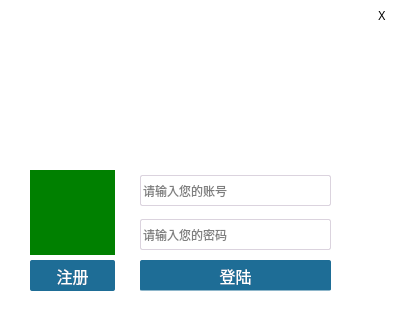
<?xml version="1.0" encoding="UTF-8"?>
<ui version="4.0">
 <class>Form</class>
 <widget class="QWidget" name="Form">
  <property name="geometry">
   <rect>
    <x>0</x>
    <y>0</y>
    <width>400</width>
    <height>314</height>
   </rect>
  </property>
  <property name="windowTitle">
   <string>Form</string>
  </property>
  <property name="styleSheet">
   <string notr="true">#Form{
  background:white;
}</string>
  </property>
  <widget class="QLabel" name="label">
   <property name="geometry">
    <rect>
     <x>0</x>
     <y>0</y>
     <width>400</width>
     <height>145</height>
    </rect>
   </property>
   <property name="text">
    <string/>
   </property>
   <property name="textInteractionFlags">
    <set>Qt::TextSelectableByMouse</set>
   </property>
  </widget>
  <widget class="QLabel" name="label_2">
   <property name="geometry">
    <rect>
     <x>337</x>
     <y>0</y>
     <width>30</width>
     <height>30</height>
    </rect>
   </property>
   <property name="font">
    <font>
     <family>微软雅黑</family>
    </font>
   </property>
   <property name="styleSheet">
    <string notr="true">QLabel{
   color:white;
}
QLabel:hover{
   background-color:rgb(255,255,255,50%);
}</string>
   </property>
   <property name="text">
    <string>一</string>
   </property>
   <property name="alignment">
    <set>Qt::AlignCenter</set>
   </property>
  </widget>
  <widget class="QLabel" name="label_3">
   <property name="geometry">
    <rect>
     <x>367</x>
     <y>0</y>
     <width>30</width>
     <height>30</height>
    </rect>
   </property>
   <property name="font">
    <font>
     <family>微软雅黑</family>
    </font>
   </property>
   <property name="styleSheet">
    <string notr="true">:hover{
   background-color:red;
}

</string>
   </property>
   <property name="text">
    <string>X</string>
   </property>
   <property name="alignment">
    <set>Qt::AlignCenter</set>
   </property>
  </widget>
  <widget class="QLabel" name="label_4">
   <property name="geometry">
    <rect>
     <x>30</x>
     <y>170</y>
     <width>85</width>
     <height>85</height>
    </rect>
   </property>
   <property name="styleSheet">
    <string notr="true">
background-color:green;</string>
   </property>
   <property name="text">
    <string/>
   </property>
  </widget>
  <widget class="QLineEdit" name="lineEdit">
   <property name="geometry">
    <rect>
     <x>140</x>
     <y>175</y>
     <width>191</width>
     <height>31</height>
    </rect>
   </property>
   <property name="font">
    <font>
     <family>微软雅黑</family>
    </font>
   </property>
   <property name="styleSheet">
    <string notr="true">QLineEdit{
  border:1px solid rgb(219, 211, 222);
  border-radius:2px;
}
QLineEdit:focus{
  border:1px solid rgb(78, 125, 255);
  border-radius:2px;
}</string>
   </property>
   <property name="text">
    <string/>
   </property>
   <property name="placeholderText">
    <string>请输入您的账号</string>
   </property>
  </widget>
  <widget class="QLineEdit" name="lineEdit_2">
   <property name="geometry">
    <rect>
     <x>140</x>
     <y>219</y>
     <width>191</width>
     <height>31</height>
    </rect>
   </property>
   <property name="font">
    <font>
     <family>微软雅黑</family>
    </font>
   </property>
   <property name="styleSheet">
    <string notr="true">QLineEdit{
  border:1px solid rgb(219, 211, 222);
  border-radius:2px;
}
QLineEdit:focus{
  border:1px solid rgb(78, 125, 255);
  border-radius:2px;
}</string>
   </property>
   <property name="text">
    <string/>
   </property>
   <property name="echoMode">
    <enum>QLineEdit::Password</enum>
   </property>
   <property name="placeholderText">
    <string>请输入您的密码</string>
   </property>
  </widget>
  <widget class="QLabel" name="label_5">
   <property name="geometry">
    <rect>
     <x>40</x>
     <y>270</y>
     <width>54</width>
     <height>20</height>
    </rect>
   </property>
   <property name="font">
    <font>
     <family>微软雅黑</family>
    </font>
   </property>
   <property name="cursor">
    <cursorShape>PointingHandCursor</cursorShape>
   </property>
   <property name="mouseTracking">
    <bool>true</bool>
   </property>
   <property name="text">
    <string>&lt;html&gt;&lt;head/&gt;&lt;body&gt;&lt;p&gt;&lt;a href=&quot;https://www.baidu.com/&quot;&gt;&lt;span style=&quot; text-decoration: underline; color:#0000ff;&quot;&gt;注册账号&lt;/span&gt;&lt;/a&gt;&lt;/p&gt;&lt;/body&gt;&lt;/html&gt;</string>
   </property>
   <property name="textFormat">
    <enum>Qt::AutoText</enum>
   </property>
   <property name="alignment">
    <set>Qt::AlignCenter</set>
   </property>
   <property name="openExternalLinks">
    <bool>true</bool>
   </property>
   <property name="textInteractionFlags">
    <set>Qt::NoTextInteraction</set>
   </property>
  </widget>
  <widget class="QPushButton" name="pushButton">
   <property name="geometry">
    <rect>
     <x>140</x>
     <y>260</y>
     <width>191</width>
     <height>31</height>
    </rect>
   </property>
   <property name="font">
    <font>
     <family>微软雅黑</family>
     <pointsize>12</pointsize>
    </font>
   </property>
   <property name="cursor">
    <cursorShape>PointingHandCursor</cursorShape>
   </property>
   <property name="styleSheet">
    <string notr="true">QPushButton{
  background-color:rgb(30,109,150);
color:white;
border-radius:2px;
}
QPushButton:hover{
  background-color:rgb(231,0,132,70%);
}</string>
   </property>
   <property name="text">
    <string>登陆</string>
   </property>
  </widget>
  <widget class="QLabel" name="label_6">
   <property name="geometry">
    <rect>
     <x>141</x>
     <y>290</y>
     <width>375</width>
     <height>20</height>
    </rect>
   </property>
   <property name="font">
    <font>
     <family>微软雅黑</family>
     <pointsize>10</pointsize>
    </font>
   </property>
   <property name="styleSheet">
    <string notr="true">color:rgb(255, 0, 0);
background:rgb(255,255,255,50%);</string>
   </property>
   <property name="text">
    <string/>
   </property>
   <property name="alignment">
    <set>Qt::AlignLeading|Qt::AlignLeft|Qt::AlignVCenter</set>
   </property>
  </widget>
  <widget class="QPushButton" name="pushButton_2">
   <property name="geometry">
    <rect>
     <x>30</x>
     <y>260</y>
     <width>85</width>
     <height>31</height>
    </rect>
   </property>
   <property name="font">
    <font>
     <family>微软雅黑</family>
     <pointsize>12</pointsize>
    </font>
   </property>
   <property name="cursor">
    <cursorShape>PointingHandCursor</cursorShape>
   </property>
   <property name="styleSheet">
    <string notr="true">QPushButton{
  background-color:rgb(30,109,150);
color:white;
border-radius:2px;
}
QPushButton:hover{
  background-color:rgb(231,0,132,70%);
}</string>
   </property>
   <property name="text">
    <string>注册</string>
   </property>
  </widget>
 </widget>
 <resources/>
 <connections>
  <connection>
   <sender>lineEdit_2</sender>
   <signal>returnPressed()</signal>
   <receiver>pushButton</receiver>
   <slot>click()</slot>
   <hints>
    <hint type="sourcelabel">
     <x>235</x>
     <y>234</y>
    </hint>
    <hint type="destinationlabel">
     <x>235</x>
     <y>275</y>
    </hint>
   </hints>
  </connection>
 </connections>
</ui>
